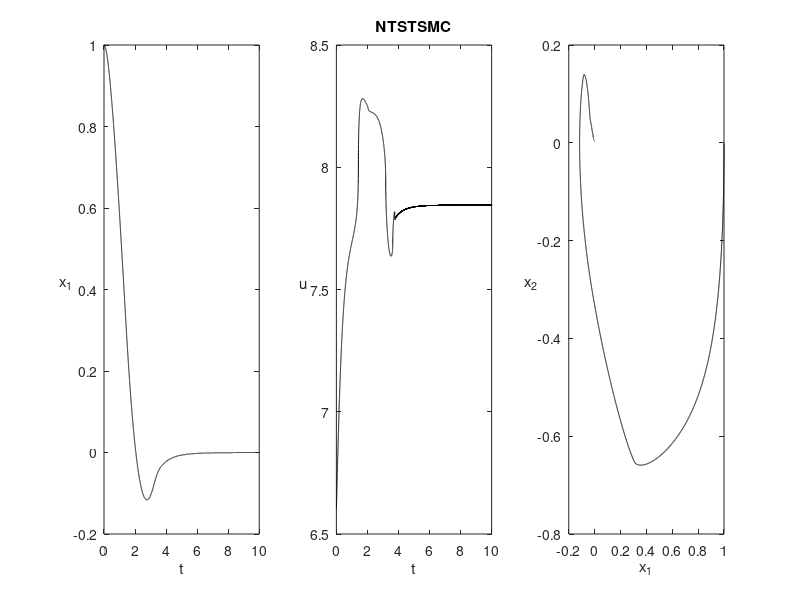

MATLAB code for this plot:
clc,clear,close all

t_end = 10; n = 10000;dt = t_end/n;
m = 0.8; g = 9.80665; %Ix = 0.005; Iy = 0.005; Iz = 0.009; L = 0.33 / 2;
Kz = 0;

alpha = 2;beta = 1;gamma = 0.4;
mu = 15/17;r = 5/3;
K1 = 1;K2 = 1;

ez=1; ez_dot = 0; z_des_dotdot = 0;
s_z_integ = 0;
y1_array = [];
y2_array = [];
s_array = [];u_array=[];s_dot_array=[];
for t = linspace(0,t_end,n)
    
    s = alpha * ez +  real(beta * sign(ez_dot) * abs(ez_dot) ^ mu) + real(gamma * sign(ez) * abs(ez) ^ r);
    s_z_integ = s_z_integ + K2 * sign(s) * dt;

    u = -m*(-g - Kz/m*ez_dot - z_des_dotdot + alpha/(beta*mu)*sign(ez_dot) * abs(ez_dot)^(2-mu)...
    + gamma*r/(beta*mu)*(sign(ez) * abs(ez)^(r-1))* sign(ez_dot) * abs(ez_dot)^(2-mu) + K1*(abs(s))^(1/2)*sign(s)...
    + s_z_integ);

    ez_dot = ez_dot + (u/m -g) * dt;
    ez = ez + ez_dot * dt;
    u_array = [u_array,u];
    s_array = [s_z_integ,s];
    % if (t > 0)  s_dot_array = [s_dot_array,s_dot]; end
    y1_array = [y1_array, ez];
    y2_array = [y2_array, ez_dot];
end
t = linspace(0,t_end,n);
subplot(1,3,1);plot(t,y1_array,'k');xlabel('t');ylabel('x_1',"Rotation",0)
subplot(1,3,2);plot(t,u_array,'k');xlabel('t');ylabel('u',"Rotation",0);title('NTSTSMC')
subplot(1,3,3);plot(y1_array,y2_array,'k');xlabel('x_1');ylabel('x_2',"Rotation",0)
